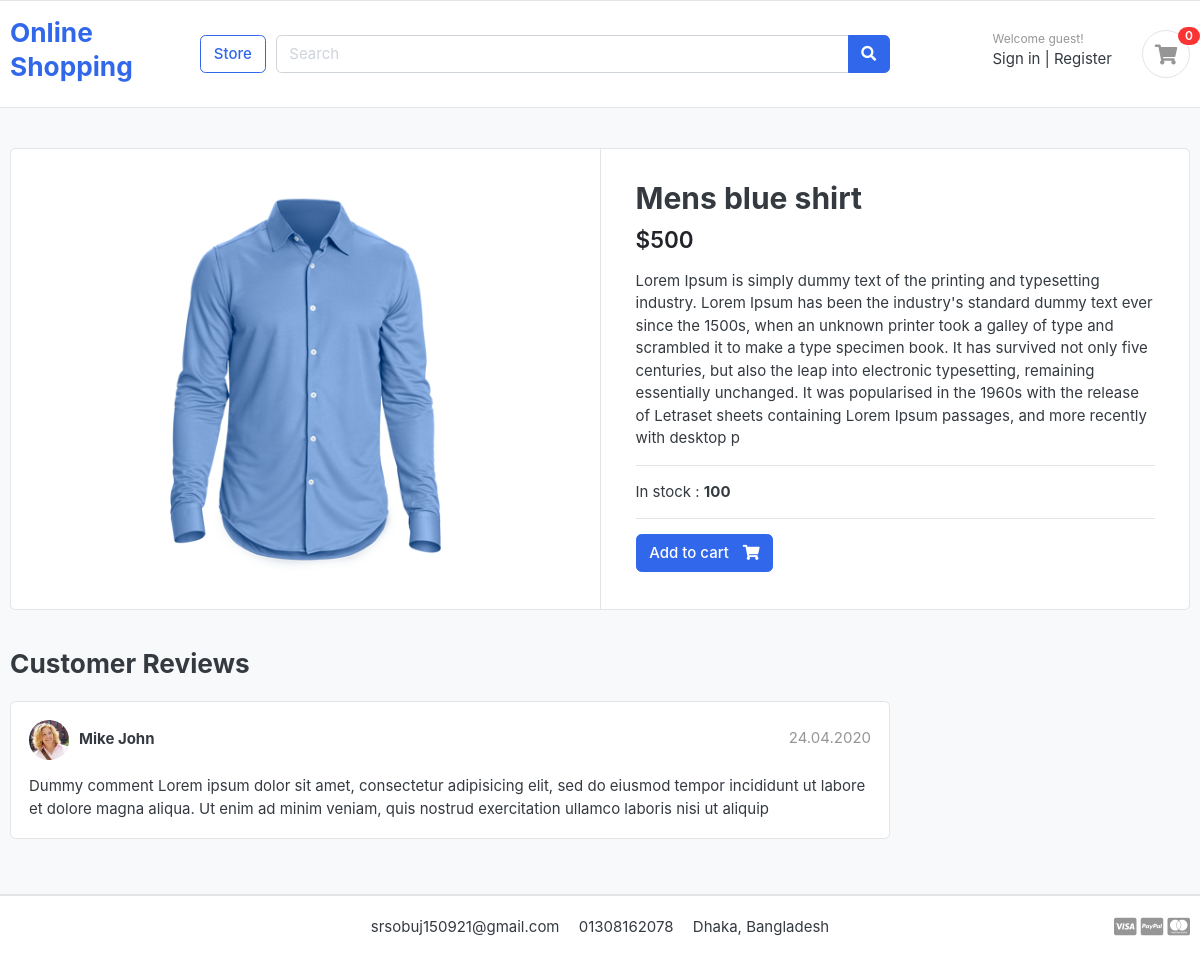
The page /store/mens-shirt/mens-blue-shirt/ on the database as committed earlier.
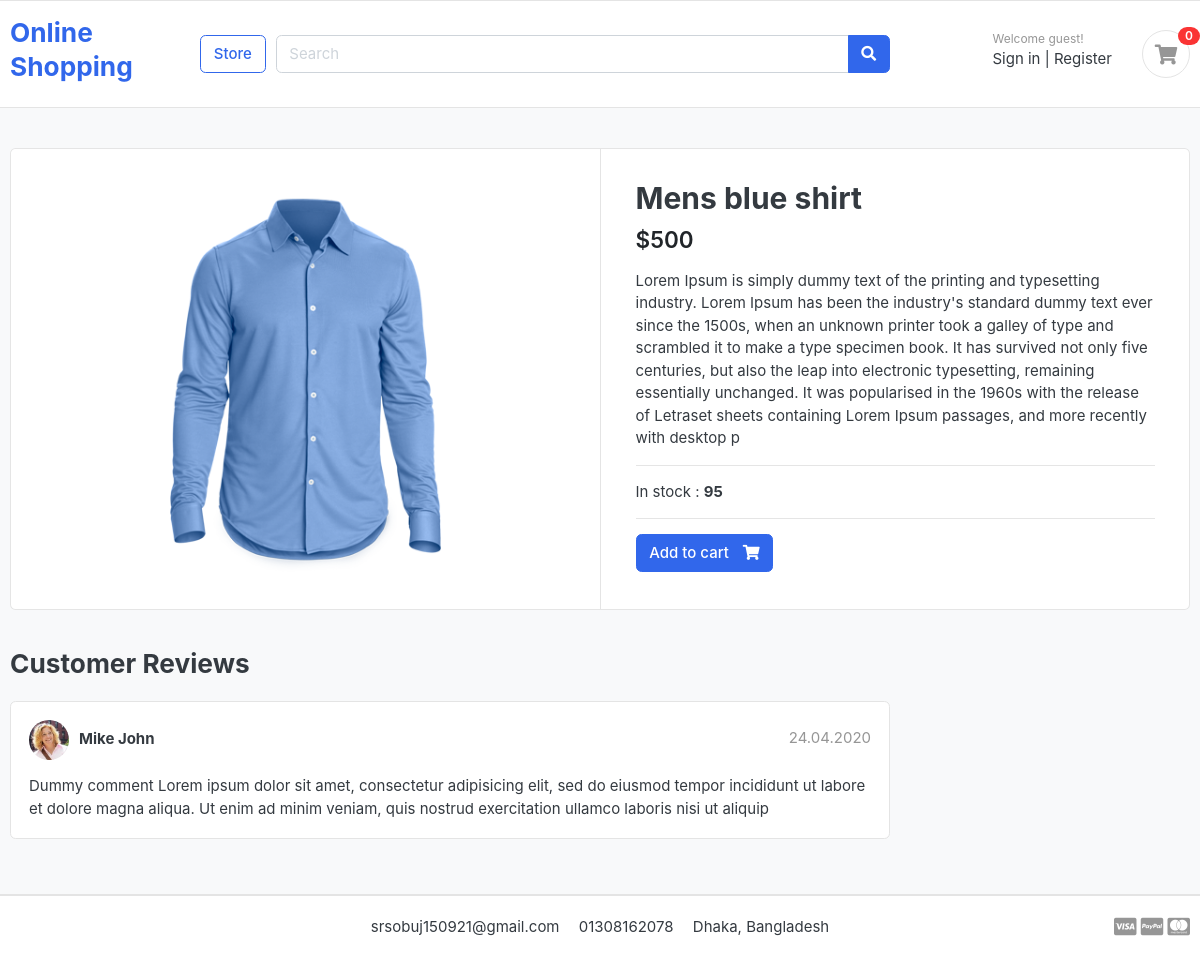
The same page on the database as committed later.
### store/models.py (models this page shows, shortened)
class Product(models.Model):
    product_name=models.CharField(max_length=100,unique=True)
    slug=models.SlugField(max_length=200,unique=True)
    description=models.TextField(max_length=500,blank=True)
    price=models.IntegerField()
    image=models.ImageField(upload_to='photos/products')
    stock=models.IntegerField()
    is_available=models.BooleanField(default=True)
    category=models.ForeignKey(Category,on_delete=models.CASCADE)  # 1ta categorir under e onekgula product thakte pare ei jonno one to many field er jonno ForeignKey use kora hoice category model er sathe one to many relationship hocce
    created_date=models.DateTimeField(auto_now_add=True)
    modified_date=models.DateTimeField(auto_now=True)

### store/views.py (the view)
# urls.py: path('<slug:category_slug>/<slug:product_slug>/', views.product_detail,name='product_detail'),
def product_detail(request,category_slug,product_slug):
    single_product=Product.objects.get(slug=product_slug,category__slug=category_slug)
    return render(request,'store/product_detail.html',{'product': single_product})

### store/templates/store/product_detail.html (shortened to what this page needs)
{% extends 'base.html' %}
{% block body %}
<section class="section-content padding-y bg">
	<div class="container">
	<div class="card">
		<div class="row no-gutters">
			<aside class="col-md-6">
	<article class="gallery-wrap">
		<div class="img-big-wrap">
		<a href="#"><img src="{{product.image.url}}"></a>
		</div>
	</article>
			</aside>
			<main class="col-md-6 border-left">
	<article class="content-body">
	<h2 class="title">{{product.product_name}}</h2>
	<div class="mb-3">
		<var class="price h4">${{product.price}}</var>
	</div>
	<p>{{product.description}}</p>
	<hr>
	<p>In stock : <b>{{product.stock}}</b></p>
	<hr>
	<form  method='post'>
		<a href="{% url 'add_cart' product.id %}" class="btn  btn-primary"> <span class="text">Add to cart</span> <i class="fas fa-shopping-cart"></i>  </a>
	</form>
	</article>
			</main>
		</div>
	</div>
	<br>
	<div class="row">
				<div class="col-md-9">
		<header class="section-heading">
			<h3>Customer Reviews </h3>
		</header>
		<article class="box mb-3">
			<div class="icontext w-100">
				<img src="./images/avatars/avatar1.jpg" class="img-xs icon rounded-circle">
				<div class="text">
					<span class="date text-muted float-md-right">24.04.2020 </span>
					<h6 class="mb-1">Mike John </h6>
				</div>
			</div>
			<div class="mt-3">
				<p>
					Dummy comment Lorem ipsum dolor sit amet, consectetur adipisicing elit, sed do eiusmod
					tempor incididunt ut labore et dolore magna aliqua. Ut enim ad minim veniam,
					quis nostrud exercitation ullamco laboris nisi ut aliquip
				</p>
			</div>
		</article>
		</div>
	</div>
	</div>
</section>
{% endblock body %}

Rows that differ between the two databases and show on the page:
changed Product "Mens blue shirt": stock "100" → "95"
